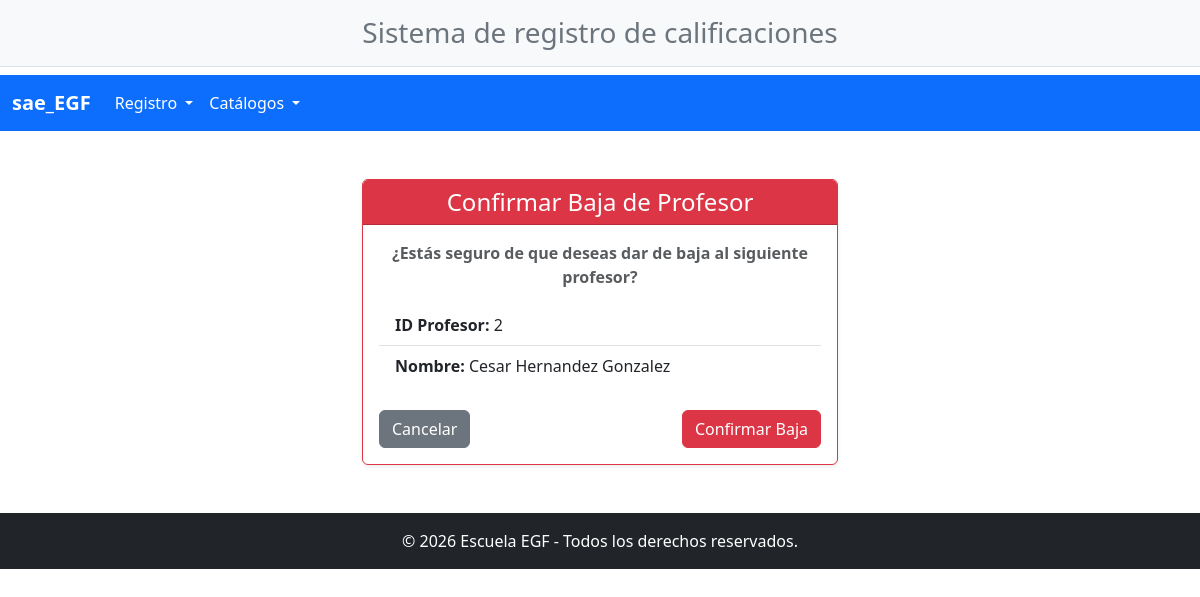
Before: /Baja/Baja_profesores.php?idprofesor=2 with the older database file.
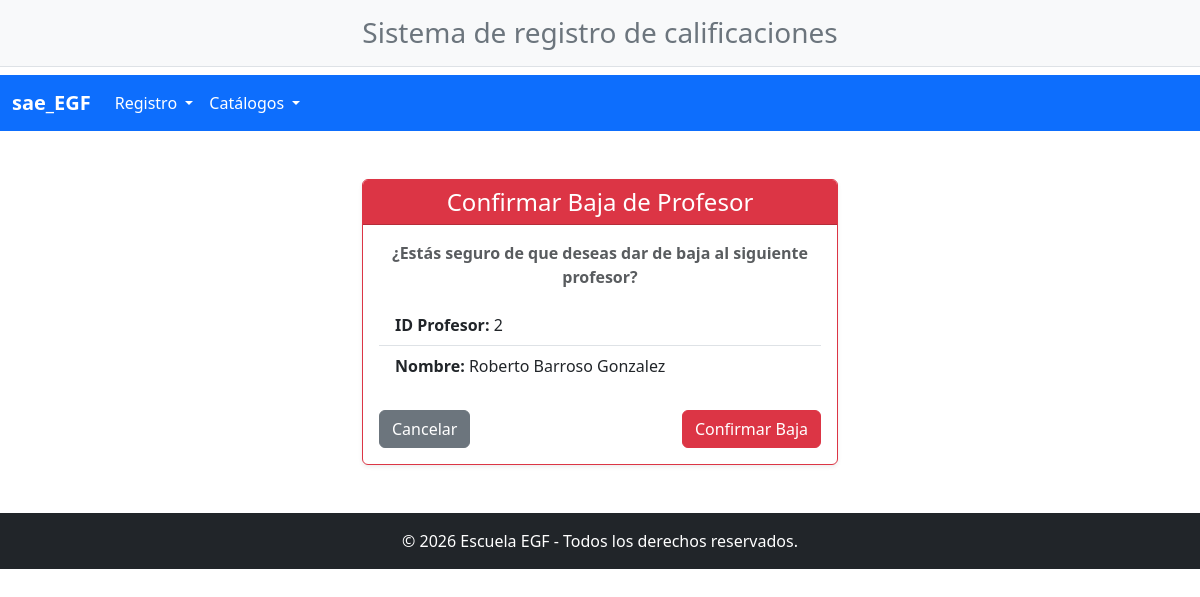
After: the same page with the newer database file.
### tables this page shows
CREATE TABLE `profesor` (
  `id_profesor` int(11) NOT NULL,
  `N_control_profesor` varchar(15) NOT NULL,
  `nombre_profesor` varchar(15) NOT NULL,
  `A_paterno_profesor` text NOT NULL,
  `A_materno_profesor` varchar(15) NOT NULL,
  `Domicilio_profesor` varchar(80) NOT NULL,
  `mail_profesor` varchar(50) NOT NULL,
  `telefono_profesor` varchar(35) NOT NULL,
  `estatus_profesor` varchar(4) NOT NULL DEFAULT 'ALTA'
);

### Baja/Baja_profesores.php (the view, shortened to what this page needs)
<?php
include ("../navegacion/header.php");
include ("../navegacion/navegacion.php");
include ("../conexion.php");
$idprofesor = isset($_GET['idprofesor']) ? intval($_GET['idprofesor']) : 0;
$res = mysqli_query($conn, "SELECT * FROM profesor WHERE id_profesor = $idprofesor");
$profesor = mysqli_fetch_assoc($res);
?>
<div class="container my-5" style="max-width: 500px;">
    <div class="card border-danger shadow-sm">
        <div class="card-header bg-danger text-white text-center">
            <h4 class="mb-0">Confirmar Baja de Profesor</h4>
        </div>
        <div class="card-body">
            <?php if ($profesor): ?>
                <p class="text-center text-muted fw-bold">¿Estás seguro de que deseas dar de baja al siguiente profesor?</p>
                <ul class="list-group list-group-flush mb-4">
                    <li class="list-group-item"><strong>ID Profesor:</strong> <?php echo htmlspecialchars($profesor['id_profesor']); ?></li>
                    <li class="list-group-item"><strong>Nombre:</strong> <?php echo htmlspecialchars($profesor['nombre_profesor'] . ' ' . $profesor['A_paterno_profesor'] . ' ' . $profesor['A_materno_profesor']); ?></li>
                </ul>
                <form action="" method="POST" class="d-flex justify-content-between">
                    <a href="../Crude/crudeprofesores.php" class="btn btn-secondary">Cancelar</a>
                    <button type="submit" class="btn btn-danger">Confirmar Baja</button>
                </form>
            <?php endif; ?>
        </div>
    </div>
</div>
<?php
include ("../navegacion/footer.php");
?>

Changed rows visible on the page:
changed profesor id 2: nombre_profesor+A_paterno_profesor+A_materno_profesor "Cesar Hernandez Gonzalez" → "Roberto Barroso Gonzalez"
